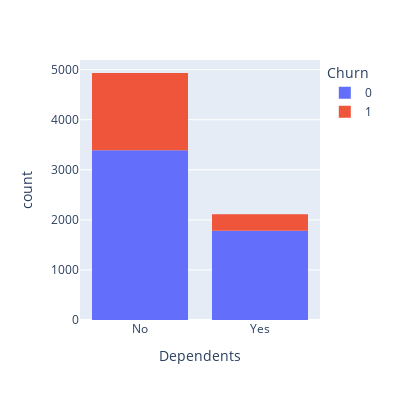

This figure's notebook cell:
### Code cell
fig = px.histogram(df1, x="Dependents", color="Churn",width=400, height=400)
fig.show()

### Figure 1 — Plotly figure (JSON) as saved in the notebook; plotly's stock layout.template omitted (floating-point values rounded to 4 significant figures; data arrays with more than 128 entries replaced by an {"elided": "..."} marker saying what was removed)
{"data": [{"alignmentgroup": "True", "bingroup": "x", "hovertemplate": "Churn=0<br>Dependents=%{x}<br>count=%{y}<extra></extra>", "legendgroup": "0", "marker": {"color": "#636efa", "pattern": {"shape": ""}}, "name": "0", "offsetgroup": "0", "orientation": "v", "showlegend": true, "type": "histogram", "x": {"elided": "5174 str values"}, "xaxis": "x", "yaxis": "y"}, {"alignmentgroup": "True", "bingroup": "x", "hovertemplate": "Churn=1<br>Dependents=%{x}<br>count=%{y}<extra></extra>", "legendgroup": "1", "marker": {"color": "#EF553B", "pattern": {"shape": ""}}, "name": "1", "offsetgroup": "1", "orientation": "v", "showlegend": true, "type": "histogram", "x": {"elided": "1869 str values"}, "xaxis": "x", "yaxis": "y"}], "layout": {"barmode": "relative", "height": 400, "legend": {"title": {"text": "Churn"}, "tracegroupgap": 0}, "margin": {"t": 60}, "width": 400, "xaxis": {"anchor": "y", "domain": [0, 1], "title": {"text": "Dependents"}, "type": "category", "range": [-0.5, 1.5], "autorange": true}, "yaxis": {"anchor": "x", "domain": [0, 1], "title": {"text": "count"}, "range": [0, 5193.0], "autorange": true}}}
